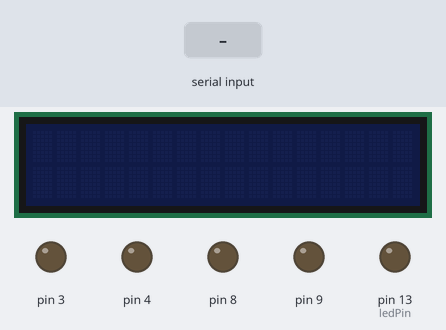
This sketch was run on a simulated Arduino Uno, built with avr-gcc and run on an emulated ATmega328P. On the bench: 16×2 character LCD, output pins drawn as LEDs (lit = HIGH). The test bench sets the inputs (shaded band).

Above: at 1.2 s.
1.3 s: "90,45\n" received over Serial
At 2.9 s:
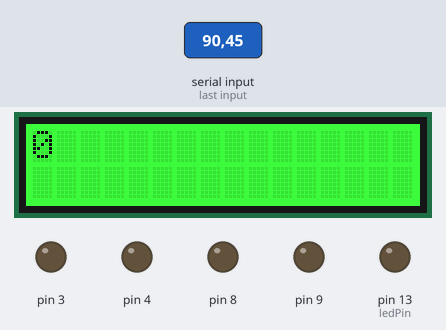
3.8 s: "30,150\n" received over Serial
At 4.6 s:
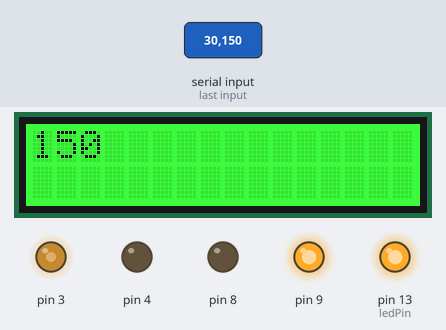
6.3 s: "5\n" received over Serial
At 6.7 s:
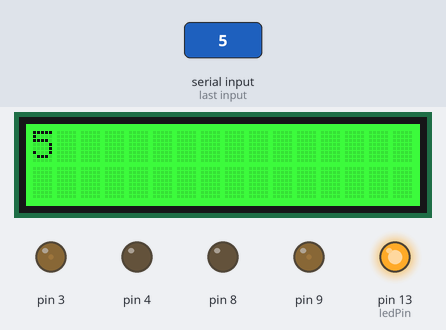
Timing chart, 0 to 9.3 s (numbered marks = the images above; inputs shaded):
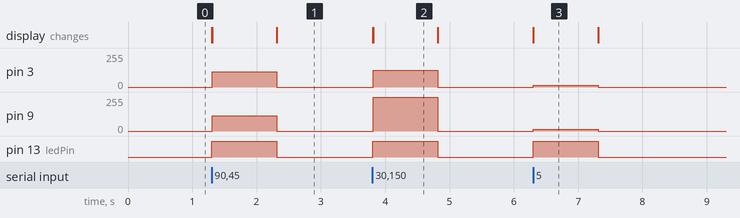

Measured:
- after the input at 1.3 s, pin 3, pin 9: 0/255 → 114/255 at once, → 0/255 1.0 s later; pin 13 (ledPin): LOW → HIGH at once, → LOW 1.0 s later; the display: first changes at once (image 1 shows a later state)
- after the input at 3.8 s, pin 3: 0/255 → 126/255 at once, → 0/255 1.0 s later; pin 9: 0/255 → 255/255 at once, → 0/255 1.0 s later; pin 13 (ledPin): LOW → HIGH at once, → LOW 1.0 s later; the display: first changes at once (image 2 shows a later state)
- after the input at 6.3 s, pin 3, pin 9: 0/255 → 12/255 at once, → 0/255 1.0 s later; pin 13 (ledPin): LOW → HIGH at once, → LOW 1.0 s later; the display: changes at once (image 3)
- what the display in image 2 shows lasts 1.0 s, from 3.8 s to 4.8 s

The sketch:

visualstudiotoarduinocsharp.ino
```cpp
#include<string.h>
#include <Wire.h>
#include "rgb_lcd.h"

rgb_lcd lcd;

int colorR = 0;
int colorG = 0;
int colorB = 0;
const int ledPin = 13;     // the number of the pushbutton pin
const int aled = 3;

void setup() {
  // initialize the LED pin as an output:
  pinMode(ledPin, OUTPUT);
  pinMode(3, OUTPUT);
  pinMode(4, OUTPUT);
  pinMode(8, OUTPUT);
  pinMode(9, OUTPUT);
  Serial.begin(115200);
  lcd.begin(16, 2);
  lcd.setRGB(colorR, colorG, colorB);
}

void loop() {
  if (Serial.available()>0)
  /* read the most recent byte */
  {
    int tmp = Serial.parseInt();
    colorR = 0;
    colorG = 255;
    colorB = 0;
    lcd.setRGB(colorR, colorG, colorB);
    lcd.setCursor(0, 1);
    lcd.clear();
    lcd.print(tmp);
    tmp = map(tmp, 0, 100, 0, 255);
    analogWrite(3, tmp);
    digitalWrite(4, LOW);
    analogWrite(9, tmp);
    digitalWrite(8, LOW);


    if(tmp == 0)
    {
      // turn LED off:
      digitalWrite(ledPin, LOW);
    }
    else if (tmp >= 1)
    {
        // turn LED on:
        digitalWrite(ledPin, HIGH);
    }
  }
}
```
